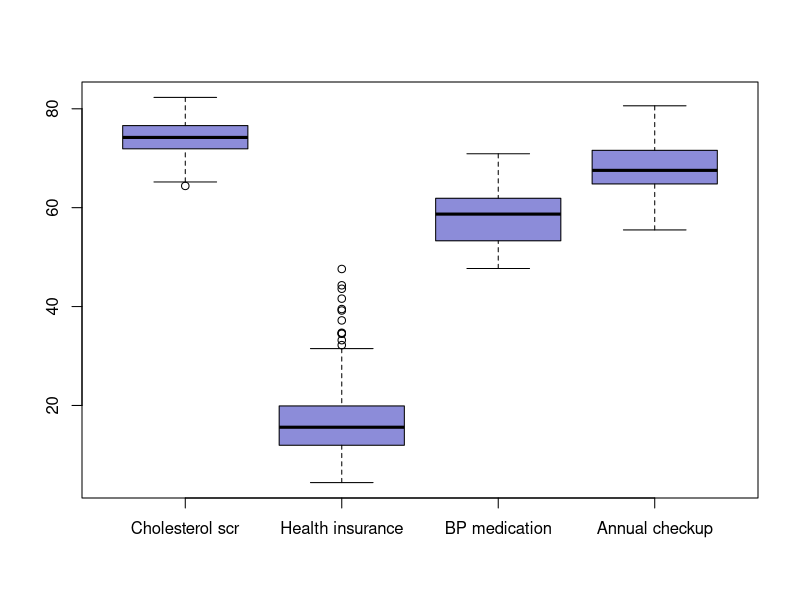
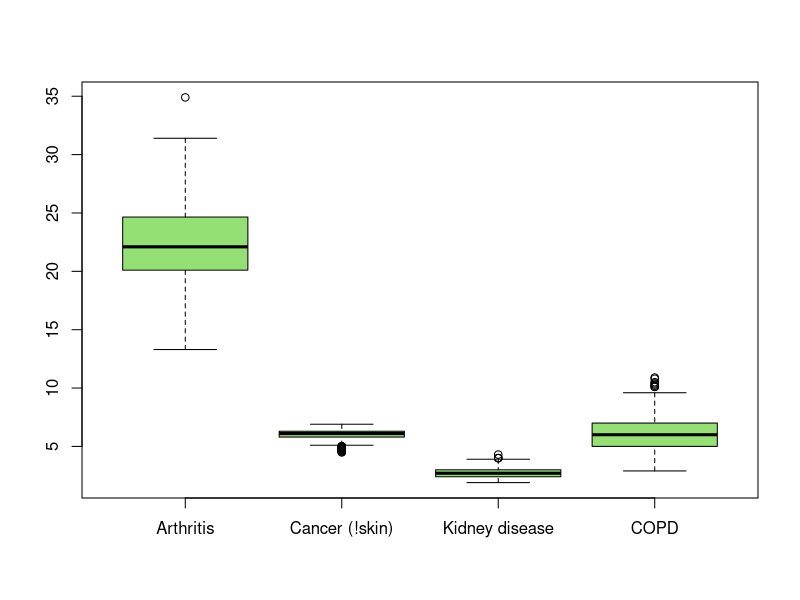
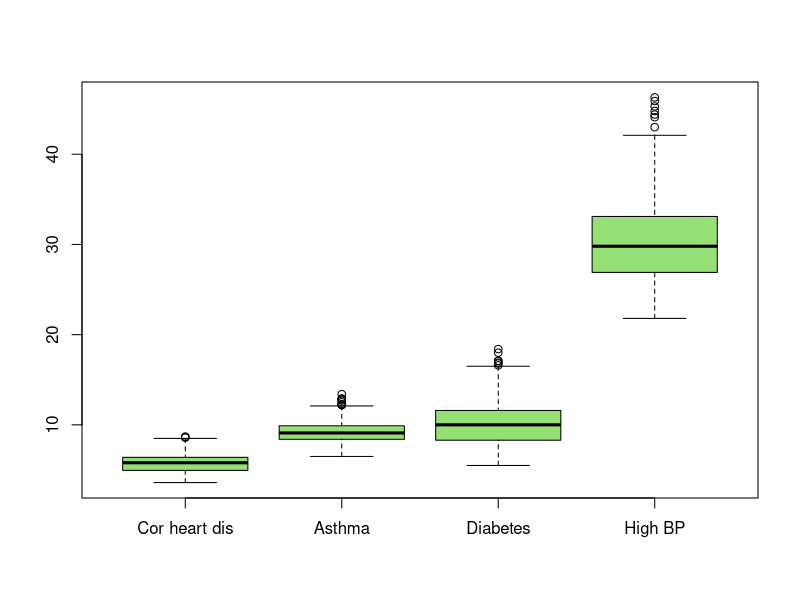
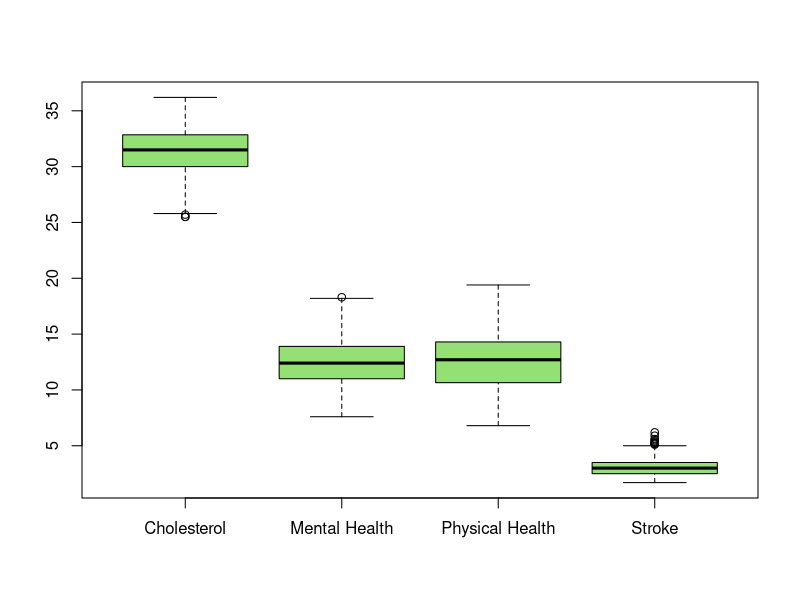
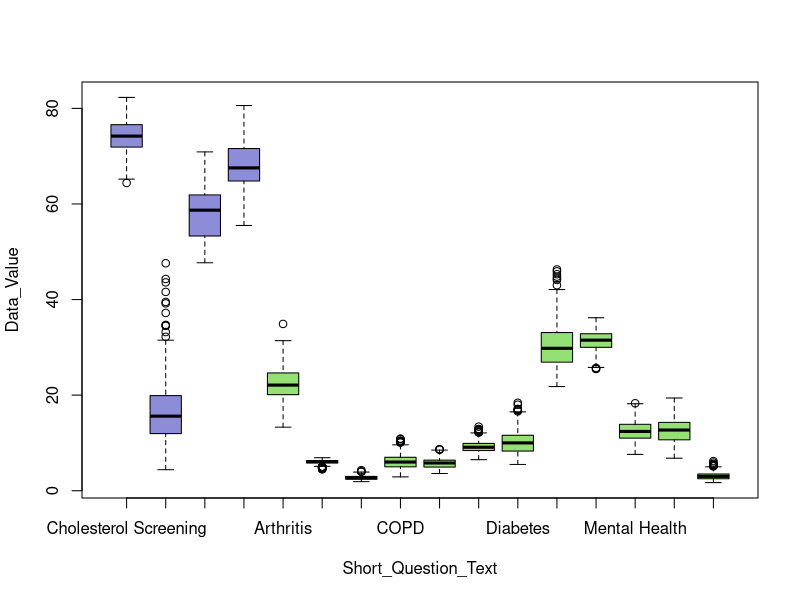
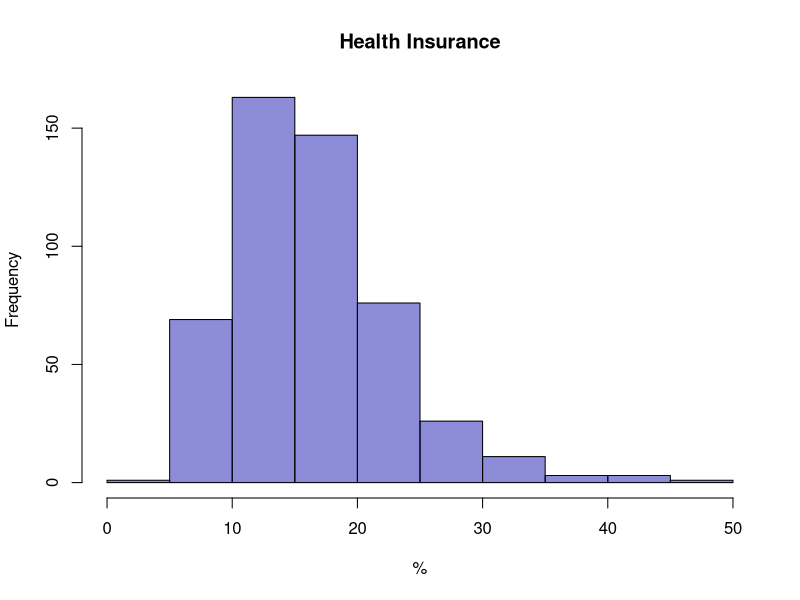
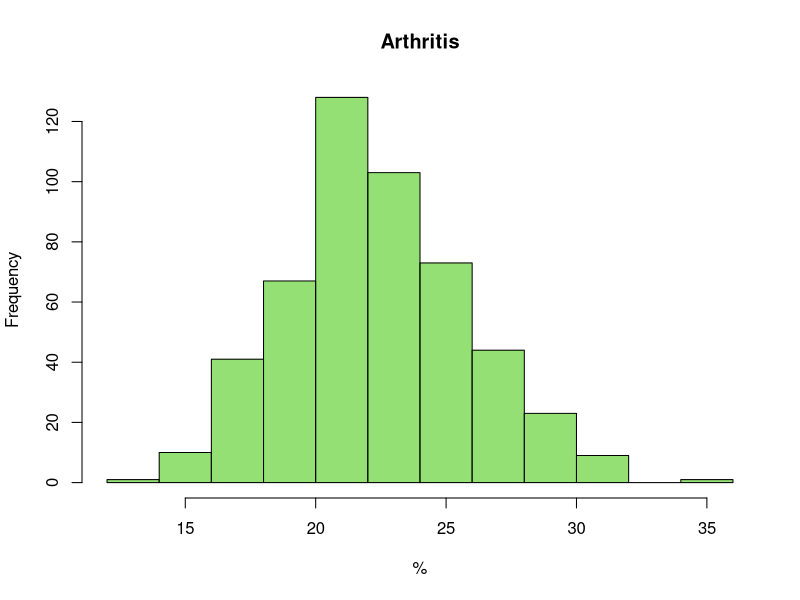
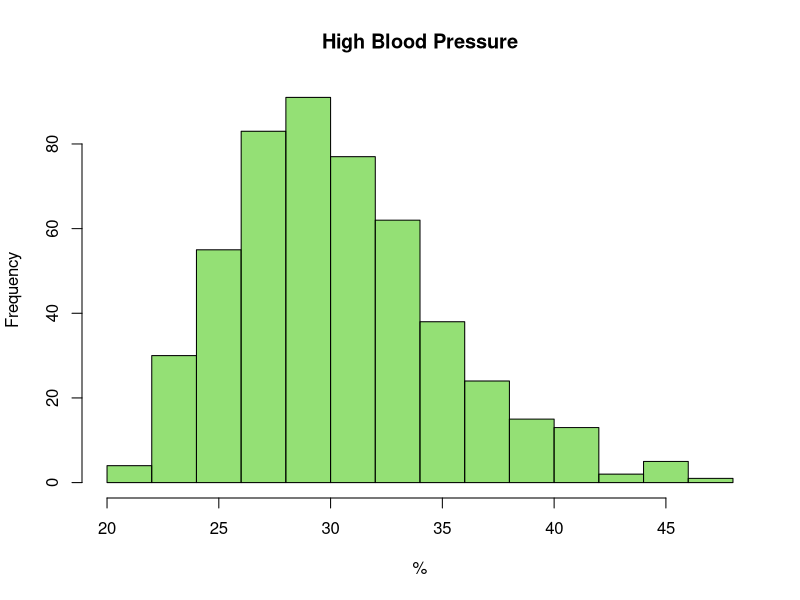

These charts were generated, in order, by the following R code:
## ---- chunk 1
knitr::opts_chunk$set(echo = TRUE)
## ---- chunk 2
library(tidyverse)
library(dbplyr)

#Učitavanje podataka iz skupa

health_data = read.csv("data_health_and_prevention.csv")
#view(health_data)

#Pretvaranje stringova u kategorijske podatke

health_data$StateDesc = as.factor(health_data$StateDesc)
health_data$CityName = as.factor(health_data$CityName)
health_data$Category = as.factor(health_data$Category)
health_data$Measure = as.factor(health_data$Measure)
health_data$DataValueTypeID = as.factor(health_data$DataValueTypeID)
health_data$Short_Question_Text = as.factor(health_data$Short_Question_Text)

#Izdvajanje podataka koji su prilagođeni po dobi - samo s njima radim

health_data_adj = health_data[health_data$DataValueTypeID== "AgeAdjPrv",]
#view(health_data_adj)

#Podaci o populaciji i broju gradova za svaku saveznu državu

state_data <- health_data_adj %>% group_by(StateDesc) %>% summarise(
  City.count = n_distinct(CityName),
  Population.count = sum(unique(PopulationCount))
)

state_data

#Dodavanje stupca za postotak u svom mjerenom stanovništvu 

health_data_adj$Percentage_in_Total = health_data_adj$Data_Value*health_data_adj$PopulationCount/sum(state_data$Population.count)

#Dodavanje stupca za broj ljudi obuhvaćenih mjerom

health_data_adj$Affected_population =round( health_data_adj$Data_Value*health_data_adj$PopulationCount*0.01)

#Definiranje redoslijeda za Mjere - bit ce potrebno kasnije

health_data_adj$Short_Question_Text <- factor(health_data_adj$Short_Question_Text, levels = c("Cholesterol Screening","Health Insurance","Taking BP Medication","Annual Checkup","Arthritis","Cancer (except skin)","Chronic Kidney Disease","COPD","Coronary Heart Disease","Current Asthma","Diabetes","High Blood Pressure","High Cholesterol","Mental Health","Physical Health","Stroke"))

#Kratki pregled podataka

head(health_data_adj)
dim(health_data_adj)

#Broj saveznih država

unique(health_data_adj$StateDesc)

#Broj preventivnih mjera i zdravstvenih rezultata

unique(health_data_adj[health_data_adj$Category == "Prevention",]["Measure"])
unique(health_data_adj[health_data_adj$Category == "Health Outcomes",]["Measure"])
## ---- chunk 3
#R-ov summary
summary(health_data_adj)

#Primijeti da se pojavljuje više gradova s istim nazivom - u razlicitim su drzavama

## ---- chunk 4
#Mjere položaja i rasipanja za svaku preventivnu mjeru i health outcome

measure_summary <- health_data_adj %>% group_by(Measure) %>% summarise(
  Total.percentage = sum(Data_Value*PopulationCount/sum(state_data$Population.count)),
  Median.percentage = median(Data_Value),
  Q1.percentage = quantile(Data_Value, probs = 0.25),
  Q3.percentage = quantile(Data_Value, probs = 0.75),
  Min.percentage = min(Data_Value),
  Max.percentage = max(Data_Value),
  Range.percentage = max(Data_Value)-min(Data_Value),
  IQR.percentage = IQR(Data_Value),
  Std.percentage = sd(Data_Value)
)

view(measure_summary)
## ---- chunk 5
#Boxplotovi za cjelokupne podatke po mjerama
myBlue <- rgb(0.1,0.1,0.7,0.5)
myGreen <- rgb(0.3,0.8,0.1,0.6)

boxplot(health_data_adj[health_data_adj$Short_Question_Text == "Cholesterol Screening",]$Data_Value,
        health_data_adj[health_data_adj$Short_Question_Text == "Health Insurance",]$Data_Value,
        health_data_adj[health_data_adj$Short_Question_Text == "Taking BP Medication",]$Data_Value,
        health_data_adj[health_data_adj$Short_Question_Text == "Annual Checkup",]$Data_Value,
        names = c("Cholesterol scr", "Health insurance", "BP medication", "Annual checkup"),
        col = myBlue
        #ylim = c(0,100)
        )

boxplot(health_data_adj[health_data_adj$Short_Question_Text == "Arthritis",]$Data_Value,
        health_data_adj[health_data_adj$Short_Question_Text == "Cancer (except skin)",]$Data_Value,
        health_data_adj[health_data_adj$Short_Question_Text == "Chronic Kidney Disease",]$Data_Value,
        health_data_adj[health_data_adj$Short_Question_Text == "COPD",]$Data_Value,
        names = c("Arthritis", "Cancer (!skin)", "Kidney disease", "COPD"),
        col = myGreen
        #ylim = c(0,100)
        )

boxplot(health_data_adj[health_data_adj$Short_Question_Text == "Coronary Heart Disease",]$Data_Value,
        health_data_adj[health_data_adj$Short_Question_Text == "Current Asthma",]$Data_Value,
        health_data_adj[health_data_adj$Short_Question_Text == "Diabetes",]$Data_Value,
        health_data_adj[health_data_adj$Short_Question_Text == "High Blood Pressure",]$Data_Value,
        names = c("Cor heart dis", "Asthma", "Diabetes", "High BP"),
        col = myGreen
        #ylim = c(0,100)
        )

boxplot(health_data_adj[health_data_adj$Short_Question_Text == "High Cholesterol",]$Data_Value,
        health_data_adj[health_data_adj$Short_Question_Text == "Mental Health",]$Data_Value,
        health_data_adj[health_data_adj$Short_Question_Text == "Physical Health",]$Data_Value,
        health_data_adj[health_data_adj$Short_Question_Text == "Stroke",]$Data_Value,
        names = c("Cholesterol", "Mental Health", "Physical Health", "Stroke"),
        col = myGreen
        #ylim = c(0,100)
        )

# Prepare a vector of colors with specific color for Nairobi and Eskimo
myColors <- c(rep(rgb(0.1,0.1,0.7,0.5), 4), rep(rgb(0.3,0.8,0.1,0.6), 12))


boxplot(Data_Value ~ Short_Question_Text, data = health_data_adj, col = myColors)

#Histogrami za svaku mjeru, skoro svi pokazuju vise-manje normalnu razdiobu, samo BP medication izgleda bimodalno

for (measure in unique(health_data_adj$Short_Question_Text)) {
  if (unique(health_data_adj[health_data_adj$Short_Question_Text == measure,]$Category) == c("Prevention")){
    color = myBlue
  } else {
    color = myGreen
  }
  hist(health_data_adj[health_data_adj$Short_Question_Text == measure,]$Data_Value, main = measure, xlab = "%", col = color)
}

## ---- chunk 6
#Statistike po saveznim državama

per_state_summary <- health_data_adj %>% group_by(StateDesc, Category, Measure, Short_Question_Text) %>% summarise(
  Total.percentage = sum(Data_Value*PopulationCount)/sum(PopulationCount),
  Population = sum(PopulationCount),
  Population.affected = round(sum(Data_Value*PopulationCount)/100)
  
)

view(per_state_summary)
## ---- chunk 7
#Boxplotovi za podatke ako grupiramo po saveznim državama

boxplot(per_state_summary[per_state_summary$Short_Question_Text == "Cholesterol Screening",]$Total.percentage,
        per_state_summary[per_state_summary$Short_Question_Text == "Health Insurance",]$Total.percentage,
        per_state_summary[per_state_summary$Short_Question_Text == "Taking BP Medication",]$Total.percentage,
        per_state_summary[per_state_summary$Short_Question_Text == "Annual Checkup",]$Total.percentage,
        names = c("Cholesterol scr", "Health insurance", "BP medication", "Annual checkup"),
        col = myBlue
        )

boxplot(per_state_summary[per_state_summary$Short_Question_Text == "Arthritis",]$Total.percentage,
        per_state_summary[per_state_summary$Short_Question_Text == "Cancer (except skin)",]$Total.percentage,
        per_state_summary[per_state_summary$Short_Question_Text == "Chronic Kidney Disease",]$Total.percentage,
        per_state_summary[per_state_summary$Short_Question_Text == "COPD",]$Total.percentage,
        names = c("Arthritis", "Cancer (!skin)", "Kidney disease", "COPD"),
        col = myGreen
        #ylim = c(0,100)
        )

boxplot(per_state_summary[per_state_summary$Short_Question_Text == "Coronary Heart Disease",]$Total.percentage,
        per_state_summary[per_state_summary$Short_Question_Text == "Current Asthma",]$Total.percentage,
        per_state_summary[per_state_summary$Short_Question_Text == "Diabetes",]$Total.percentage,
        per_state_summary[per_state_summary$Short_Question_Text == "High Blood Pressure",]$Total.percentage,
        names = c("Cor heart dis", "Asthma", "Diabetes", "High BP"),
        col = myGreen
        #ylim = c(0,100)
        )

boxplot(per_state_summary[per_state_summary$Short_Question_Text == "High Cholesterol",]$Total.percentage,
        per_state_summary[per_state_summary$Short_Question_Text == "Mental Health",]$Total.percentage,
        per_state_summary[per_state_summary$Short_Question_Text == "Physical Health",]$Total.percentage,
        per_state_summary[per_state_summary$Short_Question_Text == "Stroke",]$Total.percentage,
        names = c("Cholesterol", "Mental Health", "Physical Health", "Stroke"),
        col = myGreen
        #ylim = c(0,100)
        )

boxplot(Total.percentage ~ Short_Question_Text, data = per_state_summary, col = myColors)
## ---- chunk 8
#Deskriptivna statistika za Ohio i Floridu

Ohio <- per_state_summary[(per_state_summary$StateDesc == "Ohio" & per_state_summary$Category == "Prevention"),]

Florida <- per_state_summary[(per_state_summary$StateDesc == "Florida" & per_state_summary$Category == "Prevention"),]

counts <- matrix(c(Ohio$Total.percentage, Florida$Total.percentage), nrow = 2, byrow = TRUE)

barplot(counts, names = c("Cholesterol scr", "Health insurance", "BP medication", "Annual checkup"), col = c("royalblue3", "seagreen3"), beside = TRUE)

Ohio
Florida

## ---- chunk 9
#Hi-kvadrat testovi proporcije za Ohio i Floridu

res1 <- prop.test(c(Ohio[Ohio$Short_Question_Text == "Cholesterol Screening",]$Population.affected, Florida[Florida$Short_Question_Text == "Cholesterol Screening",]$Population.affected), c(Ohio[Ohio$Short_Question_Text == "Cholesterol Screening",]$Population, Florida[Florida$Short_Question_Text == "Cholesterol Screening",]$Population), alternative ="l")

res1

res2 <- prop.test(c(Ohio[Ohio$Short_Question_Text == "Health Insurance",]$Population.affected, Florida[Florida$Short_Question_Text == "Health Insurance",]$Population.affected), c(Ohio[Ohio$Short_Question_Text == "Health Insurance",]$Population, Florida[Florida$Short_Question_Text == "Health Insurance",]$Population), alternative ="l")

res2

res3 <- prop.test(c(Ohio[Ohio$Short_Question_Text == "Taking BP Medication",]$Population.affected, Florida[Florida$Short_Question_Text == "Taking BP Medication",]$Population.affected), c(Ohio[Ohio$Short_Question_Text == "Taking BP Medication",]$Population, Florida[Florida$Short_Question_Text == "Taking BP Medication",]$Population), alternative ="g")

res3

res4 <- prop.test(c(Ohio[Ohio$Short_Question_Text == "Annual Checkup",]$Population.affected, Florida[Florida$Short_Question_Text == "Annual Checkup",]$Population.affected), c(Ohio[Ohio$Short_Question_Text == "Annual Checkup",]$Population, Florida[Florida$Short_Question_Text == "Annual Checkup",]$Population), alternative ="g")

res4
## ---- chunk 10
#Deskriptivna statistika za odabrane savezne drzave
Illinois_COPD <- per_state_summary[(per_state_summary$StateDesc == "Illinois" & per_state_summary$Short_Question_Text == "COPD"),]

Iowa_COPD <- per_state_summary[(per_state_summary$StateDesc == "Iowa" & per_state_summary$Short_Question_Text == "COPD"),]

S_Dakota_COPD <- per_state_summary[(per_state_summary$StateDesc == "South Dakota" & per_state_summary$Short_Question_Text == "COPD"),]

barplot(c(Illinois_COPD$Total.percentage, Iowa_COPD$Total.percentage, S_Dakota_COPD$Total.percentage), col = c("indianred3", "royalblue3", "seagreen3"), names = c("Illinois", "Iowa", "South Dakota"))
## ---- chunk 11
#Hi-kvadrat test proporcije za COPD u odabranim drzavama
res5 <- prop.test(c(Illinois_COPD$Population.affected, Iowa_COPD$Population.affected, S_Dakota_COPD$Population.affected), c(Illinois_COPD$Population, Iowa_COPD$Population, S_Dakota_COPD$Population))

res5
